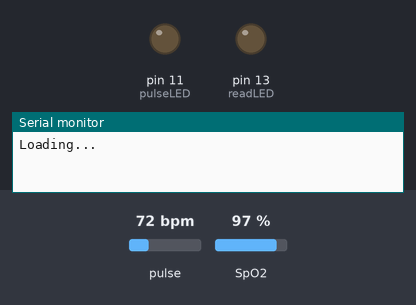
A sketch run on a simulated Arduino Uno, built with avr-gcc and run on an emulated ATmega328P. On the bench: output pins drawn as LEDs (lit = HIGH), the last lines printed to the serial monitor. Dashed ring = blinking. Inputs (shaded band) come from the test bench; at power-on: SpO2 97 %, pulse 72 bpm.

Above: at 1.2 s.
1.3 s: SpO2 set to 91 %
4.3 s: SpO2 set to 88 %
At 6.6 s:
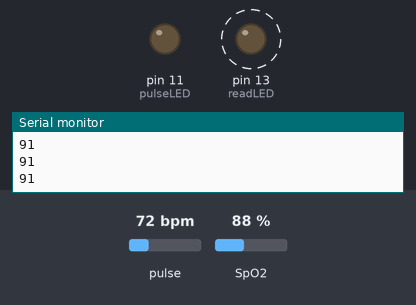
Timing chart, 0 to 12.7 s (numbered marks = the images above; inputs shaded):
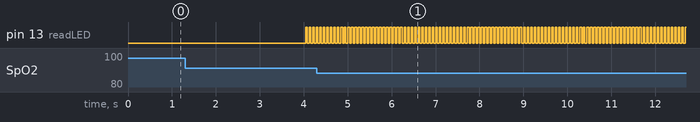

Measured:
- the behaviour switches between 90 and 89 % on SpO2 (found by bisection; images 0 and 1)
- by itself, pin 13 (readLED): alternates HIGH for 0.04 s and LOW for 0.04 s

The sketch:

Final.ino
```cpp
#include <Wire.h>
#include "MAX30105.h"
#include "spo2_algorithm.h"

MAX30105 particleSensor;

#define MAX_BRIGHTNESS 255

#if defined(__AVR_ATmega328P__) || defined(__AVR_ATmega168__)
uint16_t irBuffer[100]; //infrared LED sensor data
uint16_t redBuffer[100];  //red LED sensor data
#else
uint32_t irBuffer[100]; //infrared LED sensor data
uint32_t redBuffer[100];  //red LED sensor data
#endif

int32_t bufferLength; //data length
int32_t spo2; //SPO2 value
int8_t validSPO2; //indicator to show if the SPO2 calculation is valid
int32_t heartRate; //heart rate value
int8_t validHeartRate; //indicator to show if the heart rate calculation is valid

byte pulseLED = 11; //Must be on PWM pin
byte readLED = 13; //Blinks with each data read

void setup()
{
  Serial.begin(115200); // initialize serial communication at 115200 bits per second:
  pinMode(pulseLED, OUTPUT);
  pinMode(readLED, OUTPUT);

  if (!particleSensor.begin(Wire, I2C_SPEED_FAST))
  {
    Serial.println(F("MAX30105 was not found. Please check wiring/power."));
    while (1);
  }

  byte ledBrightness = 60;
  byte sampleAverage = 4;
  byte ledMode = 2;
  byte sampleRate = 100;
  int pulseWidth = 411;
  int adcRange = 4096;

  particleSensor.setup(ledBrightness, sampleAverage, ledMode, sampleRate, pulseWidth, adcRange);
  Serial.println("Loading...");
}

void loop()
{

  bufferLength = 100;


  for (byte i = 0; i < bufferLength; i++)
  {
    while (particleSensor.available() == false)
      particleSensor.check();

    redBuffer[i] = particleSensor.getRed();
    irBuffer[i] = particleSensor.getIR();
    particleSensor.nextSample();
  }

  maxim_heart_rate_and_oxygen_saturation(irBuffer, bufferLength, redBuffer, &spo2, &validSPO2, &heartRate, &validHeartRate);

  while (1)
  {
    // 移動數據
    for (byte i = 25; i < 100; i++)
    {
      redBuffer[i - 25] = redBuffer[i];
      irBuffer[i - 25] = irBuffer[i];
    }

    // 讀取新數據
    for (byte i = 75; i < 100; i++)
    {

      while (particleSensor.available() == false)
        particleSensor.check();

      digitalWrite(readLED, !digitalRead(readLED));

      redBuffer[i] = particleSensor.getRed();
      irBuffer[i] = particleSensor.getIR();
      particleSensor.nextSample();

      // 更新心率和血氧飽和度值
      maxim_heart_rate_and_oxygen_saturation(irBuffer, bufferLength, redBuffer, &spo2, &validSPO2, &heartRate, &validHeartRate);
      if (spo2 == int(-999))
      {
        Serial.println("95");
      }
      else if(spo2>=90)
      {
        //Serial.print(F(" HR="));
        //Serial.print(heartRate, DEC);
        //Serial.print(int(heartRate*0.6666), DEC);
//        Serial.print(F(", SPO2="));
        Serial.println(spo2, DEC);
//        Serial.println();
      }
    }

    // 在這裡將數據透過串口傳送給 Python
//    Serial.print(F(" HR="));
    //Serial.print(heartRate, DEC);
//    Serial.print(int(heartRate*0.6666), DEC);
//    Serial.print(F(", SPO2="));
//    Serial.println(spo2, DEC);
  }
}
```
